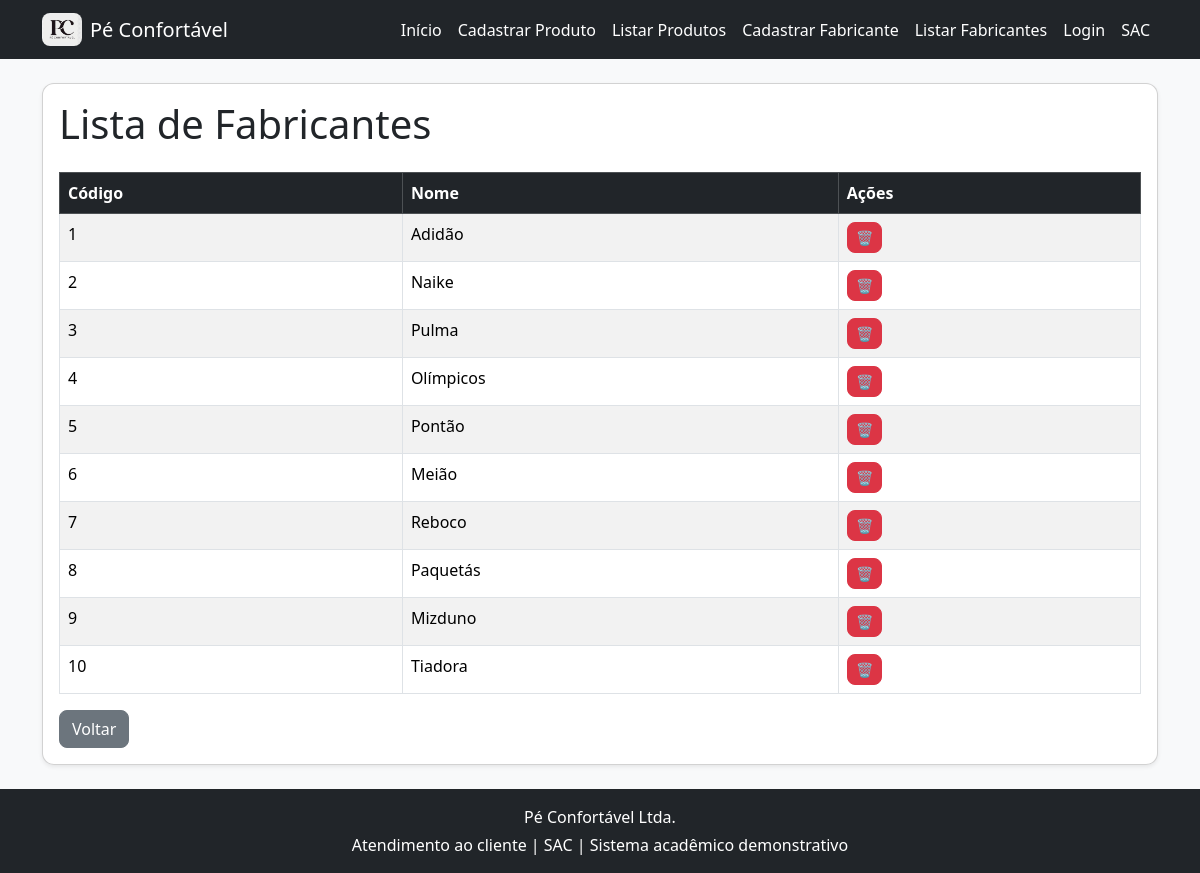
Screenshot of /fabricante/lista/ with the database file from the repository.
### fabricante/models.py (models this page shows)
class Fabricante(models.Model):
    codigo = models.IntegerField()
    nome = models.CharField(max_length=70)

### fabricante/views.py (the view)
# urls.py: path('lista/', views.listar, name='listar'),
def listar(request):
    lista_fabricantes = Fabricante.objects.all()
    return render(request, 'fabricante/lista.html', {'fabricantes': lista_fabricantes})

### fabricante/templates/fabricante/lista.html (shortened to what this page needs)
{% extends 'base.html' %}
{% block content %}
<div class="card shadow-sm">
    <div class="card-body">
        <h1 class="card-title mb-4">Lista de Fabricantes</h1>
        <div class="table-responsive">
            <table class="table table-striped table-bordered">
                <thead class="table-dark">
                    <tr>
                        <th>Código</th>
                        <th>Nome</th>
                        <th>Ações</th>
                    </tr>
                </thead>
                <tbody>
                    {% for fabricante in fabricantes %}
                    <tr>
                        <td>{{ fabricante.codigo }}</td>
                        <td>{{ fabricante.nome }}</td>
                        <td>
                            <a href="{% url 'fabricante:excluir_fabricante' fabricante.id %}"
                               class="btn btn-danger btn-sm"
                               onclick="return confirm('Tem certeza que deseja excluir este fabricante?');">
                                🗑
                            </a>
                        </td>
                    </tr>
                    {% empty %}
                    <tr>
                        <td colspan="3" class="text-center">Nenhum fabricante cadastrado.</td>
                    </tr>
                    {% endfor %}
                </tbody>
            </table>
        </div>
        <a href="/" class="btn btn-secondary">Voltar</a>
    </div>
</div>
{% endblock %}

### static/css/style.css (style rules this page uses)
body { background-color: #f8f9fa; }
h1, h2 { color: #212529; }
.card { border-radius: 12px; }
.btn { border-radius: 8px; }

### rows the page displays
Fabricante: codigo "1", nome "Adidão"
Fabricante: codigo "2", nome "Naike"
Fabricante: codigo "3", nome "Pulma"
Fabricante: codigo "4", nome "Olímpicos"
Fabricante: codigo "5", nome "Pontão"
Fabricante: codigo "6", nome "Meião"
Fabricante: codigo "7", nome "Reboco"
Fabricante: codigo "8", nome "Paquetás"
Fabricante: codigo "9", nome "Mizduno"
Fabricante: codigo "10", nome "Tiadora"
